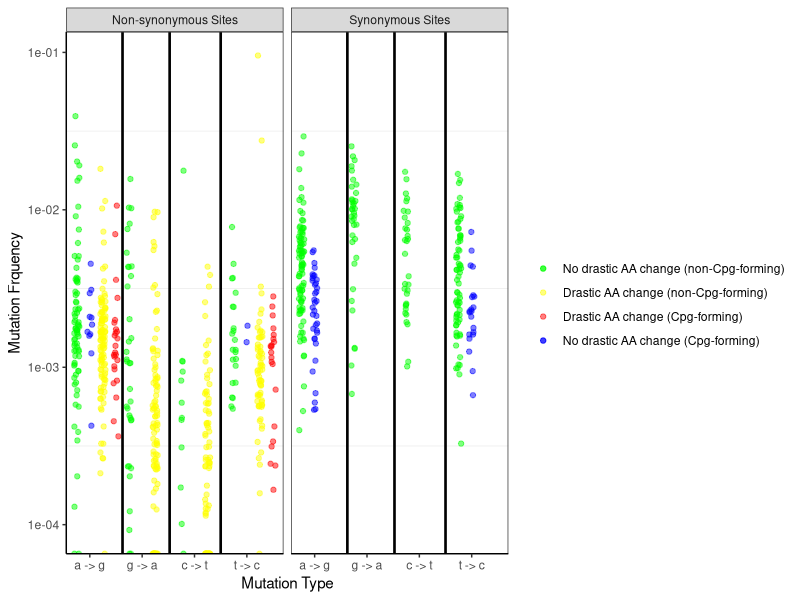

Here is the R script that generated this plot:
#Cleaning up for final project

setwd("~/Desktop/Git")

#install.packages('ggplot2')
#install.packages('scales')
#scales is used to log the y axis in the graoh and ggplot2 is used to create the graph
library(scales)
library(ggplot2)

#reading in data
data<-read.csv('OverviewSelCoeff_BachelerFilter.csv') 

#Start of the graph function
nightcrewgraph = function(data){
#building the combo lines to help sort (used later when info is subsetted) 
data$combo<- (data$bigAAChange*3) + (data$makesCpG*2)
data$combo<- as.factor(data$combo)
levels(data$combo) <- gsub("0", "noAA noCPG", levels(data$combo))
levels(data$combo) <- gsub("2", "noAA yesCPG", levels(data$combo))
levels(data$combo) <- gsub("3", "yesAA noCPG", levels(data$combo))
levels(data$combo) <- gsub("5", "yesAA yesCPG", levels(data$combo))

#Subsetting for the data that we really want
datatww <- subset(data, TypeOfSite=="syn" | TypeOfSite=="nonsyn")
datatww$TypeOfSite <- ifelse(datatww$TypeOfSite == "syn", "Synonymous Sites", "Non-synonymous Sites")
#idea for log
#datatww$lowerConf= log(datatww$lowerConf)
#datatww$upperConf= log(datatww$upperConf)
#datatww$MeanFreq = log(datatww$MeanFreq) 

#givine values to each nucecotide and if they have a cetain combo
#first need to introduce new columes for collecting the xvaue and the color
datatww$xvalue<- 0
datatww$color <- 0

for (i in 1:length(datatww$num)) {
    if (datatww$bigAAChange[i] == 0 && datatww$makesCpG[i] == 0 && datatww$WTnt[i] == "a") {
        datatww$xvalue[i] <- 1
        datatww$color[i] <- "blue"
    } else if (datatww$bigAAChange[i] == 0 && datatww$makesCpG[i] == 1 && datatww$WTnt[i] == "a") {
        datatww$xvalue[i] <- 2
        datatww$color[i] <- "red"
    } else if (datatww$bigAAChange[i] == 1 && datatww$makesCpG[i] == 0 && datatww$WTnt[i] == "a") {
        datatww$xvalue[i] <- 3
        datatww$color[i] <- "green"
    } else if (datatww$bigAAChange[i] == 1 && datatww$makesCpG[i] == 1 && datatww$WTnt[i] == "a") {
        datatww$xvalue[i] <- 4
        datatww$color[i] <- "purple"
    } else if (datatww$bigAAChange[i] == 0 && datatww$makesCpG[i] == 0 && datatww$WTnt[i] == "g") {
        datatww$xvalue[i] <- 5
        datatww$color[i] <- "blue"
    } else if (datatww$bigAAChange[i] == 0 && datatww$makesCpG[i] == 1 && datatww$WTnt[i] == "g") {
        datatww$xvalue[i] <- 6
        datatww$color[i] <- "red"
    } else if (datatww$bigAAChange[i] == 1 && datatww$makesCpG[i] == 0 && datatww$WTnt[i] == "g") {
        datatww$xvalue[i] <- 7
        datatww$color[i] <- "green"
    } else if (datatww$bigAAChange[i] == 1 && datatww$makesCpG[i] == 1 && datatww$WTnt[i] == "g") {
        datatww$xvalue[i] <- 8
        datatww$color[i] <- "purple"
    } else if (datatww$bigAAChange[i] == 0 && datatww$makesCpG[i] == 0 && datatww$WTnt[i] == "c") {
        datatww$xvalue[i] <- 9
        datatww$color[i] <- "blue"
    } else if (datatww$bigAAChange[i] == 0 && datatww$makesCpG[i] == 1 && datatww$WTnt[i] == "c") {
        datatww$xvalue[i] <- 10
        datatww$color[i] <- "red"
    } else if (datatww$bigAAChange[i] == 1 && datatww$makesCpG[i] == 0 && datatww$WTnt[i] == "c") {
        datatww$xvalue[i] <- 11
        datatww$color[i] <- "green"
    } else if (datatww$bigAAChange[i] == 1 && datatww$makesCpG[i] == 1 && datatww$WTnt[i] == "c") {
        datatww$xvalue[i] <- 12
        datatww$color[i] <- "purple"
    } else if (datatww$bigAAChange[i] == 0 && datatww$makesCpG[i] == 0 && datatww$WTnt[i] == "t") {
        datatww$xvalue[i] <- 13
        datatww$color[i] <- "blue"
    } else if (datatww$bigAAChange[i] == 0 && datatww$makesCpG[i] == 1 && datatww$WTnt[i] == "t") {
        datatww$xvalue[i] <- 14
        datatww$color[i] <- "red"
    } else if (datatww$bigAAChange[i] == 1 && datatww$makesCpG[i] == 0 && datatww$WTnt[i] == "t") {
        datatww$xvalue[i] <- 15
        datatww$color[i] <- "green"
    } else if (datatww$bigAAChange[i] == 1 && datatww$makesCpG[i] == 1 && datatww$WTnt[i] == "t") {
        datatww$xvalue[i] <- 16
        datatww$color[i] <- "purple"
    }
}




#subsetiing all the data by amino acid, drastic AA, and CpG forming 

#syn subset stuff
syndata <- subset(datatww, TypeOfSite=="Synonymous Sites")

#syn subset for no AA and no CPG
synNNdata <- subset(syndata, combo=="noAA noCPG")
#syn subset for no AA and no CPG for a, c, g, t (for HIV all 4 should be here)
synNNa <- subset(synNNdata, WTnt=="a")
synNNc <- subset(synNNdata, WTnt=="c")
synNNg  <- subset(synNNdata, WTnt=="g")
synNNt  <- subset(synNNdata, WTnt=="t")
#syn subset for no AA and yes CPG
synNYdata<- subset(syndata, combo=="noAA yesCPG")
#syn subset for no AA and yes CPG for a, c, g, t (for HIV a, t )
synNYa <- subset(synNYdata, WTnt=="a")
synNYc <- subset(synNYdata, WTnt=="c")
synNYg  <- subset(synNYdata, WTnt=="g")
synNYt  <- subset(synNYdata, WTnt=="t")
#syn subset for yes AA and no CPG 
synYNdata <- subset(syndata, combo=="yesAA noCPG")
#syn subset for yes AA and no CPG for a, c, g, t (none for HIV)
synYNa <- subset(synYNdata, WTnt=="a")
synYNc <- subset(synYNdata, WTnt=="c")
synYNg  <- subset(synYNdata, WTnt=="g")
synYNt  <- subset(synYNdata, WTnt=="t")
#syn subset for yes AA and yes CPG
synYYdata <- subset(syndata, combo=="yesAA yesCPG")
#syn subset for yes AA and yes CPG for a, c, g, t (none for HIV)
synYYa <- subset(synYYdata, WTnt=="a")
synYYc <- subset(synYYdata, WTnt=="c")
synYYg  <- subset(synYYdata, WTnt=="g")
synYYt  <- subset(synYYdata, WTnt=="t")

#nonsyn sub set stuff
nonsyndata <- subset(datatww, TypeOfSite=="Non-synonymous Sites")

nonyescpGdata<- subset(nonsyndata, combo=="noAA yesCPG")

#nonsyn subset for no AA and no CPG
nonNNdata <- subset(nonsyndata, combo=="noAA noCPG")
#nonsyn subset for no AA and no CPG for a, c, g, t (for HIV all 4 should be here)
nonsynNNa <- subset(nonNNdata, WTnt=="a")
nonsynNNc <- subset(nonNNdata, WTnt=="c")
nonsynNNg  <- subset(nonNNdata, WTnt=="g")
nonsynNNt  <- subset(nonNNdata, WTnt=="t")
#nonsyn subset for no AA and yes CPG
nonNYdata<- subset(nonsyndata, combo=="noAA yesCPG")
#syn subset for no AA and yes CPG for a, c, g, t (for HIV a, t )
nonsynNYa <- subset(nonNYdata, WTnt=="a")
nonsynNYc <- subset(nonNYdata, WTnt=="c")
nonsynNYg  <- subset(nonNYdata, WTnt=="g")
nonsynNYt  <- subset(nonNYdata, WTnt=="t")
#syn subset for yes AA and no CPG 
nonYNdata <- subset(nonsyndata, combo=="yesAA noCPG")
#syn subset for yes AA and no CPG for a, c, g, t (for HIV all 4 should be here)
nonsynYNa <- subset(nonYNdata, WTnt=="a")
nonsynYNc <- subset(nonYNdata, WTnt=="c")
nonsynYNg  <- subset(nonYNdata, WTnt=="g")
nonsynYNt  <- subset(nonYNdata, WTnt=="t")
#syn subset for yes AA and yes CPG
nonYYdata <- subset(nonsyndata, combo=="yesAA yesCPG")
#syn subset for yes AA and yes CPG for a, c, g, t (for HIV a, t)
nonsynYYa <- subset(nonYYdata, WTnt=="a")
nonsynYYc <- subset(nonYYdata, WTnt=="c")
nonsynYYg  <- subset(nonYYdata, WTnt=="g")
nonsynYYt  <- subset(nonYYdata, WTnt=="t")


#graph
nightmare <-ggplot(aes(factor(xvalue), MeanFreq), data = datatww)+
    #synNNdata
    scale_y_log10() +
    scale_x_discrete(limits=c(1,2,3,4,5,6,7,8,9,10,11,12,13,14,15,16),breaks=c("2","6","10", "14"), labels=c("a -> g", "g -> a", "c -> t","t -> c"))+
    geom_jitter(data= syndata,aes(colour = syndata$color, x = factor(xvalue)),position = position_jitter(width = .2), alpha = 0.5) +
    facet_wrap(~ TypeOfSite)+
    #nonsyn data
    geom_jitter(data= nonsyndata,aes(colour = nonsyndata$color, x = factor(xvalue)),position = position_jitter(width = .2), alpha = 0.5) +
    geom_vline(xintercept = 4.5, linetype="solid", color = "black", size=0.9) +
    geom_vline(xintercept = 8.1, linetype="solid", color = "black", size=0.9) +
    geom_vline(xintercept = 12, linetype="solid", color = "black", size=0.9)+
    scale_color_manual(labels = c("No drastic AA change (non-Cpg-forming)","Drastic AA change (non-Cpg-forming)","Drastic AA change (Cpg-forming)", "No drastic AA change (Cpg-forming)"), values = c("green", "yellow","red", "blue")) +
    labs(x="Mutation Type", y="Mutation Frquency",col=" ")

#graphing other info basied on conditions
nightmare
    if (nrow(synNNa)!=0) {
        #nightmare<- nightmare + geom_errorbar(data = synNNa, aes(ymin = median(lowerConf), ymax = median(upperConf), width = 0.2))
        #nightmare<- nightmare + geom_point(data =synNNa, aes('1',median(c(median(lowerConf),median(upperConf)))))
    }
    if (nrow(synNNc)!=0) {
        #nightmare<- nightmare + geom_errorbar(data = synNNc, aes(ymin = median(lowerConf), ymax = median(upperConf), width = 0.2))
        #nightmare<- nightmare + geom_point(data =synNNc, aes('9',median(c(median(lowerConf),median(upperConf)))))
    } 
    if (nrow(synNNg)!=0) {
        #nightmare<- nightmare +geom_errorbar(data = synNNg, aes(ymin = median(lowerConf), ymax = median(upperConf), width = 0.2))
        #nightmare<- nightmare +geom_point(data =synNNg, aes('5',median(c(median(lowerConf),median(upperConf)))))
    } 
    if (nrow(synNNt)!=0) {
        #nightmare<- nightmare +geom_errorbar(data = synNNt, aes(ymin = median(lowerConf), ymax = median(upperConf), width = 0.2))
        #nightmare<- nightmare +geom_point(data =synNNt, aes('13',median(c(median(lowerConf),median(upperConf)))))
    } 
    #synNYdata
    if (nrow(synNYa)!=0) {
        #nightmare<- nightmare +geom_errorbar(data = synNYa, aes(ymin = median(lowerConf), ymax = median(upperConf), width = 0.2))
        #nightmare<- nightmare +geom_point(data =synNYa, aes('2',median(c(median(lowerConf),median(upperConf)))))
    } 
    if (nrow(synNYc)!=0) {
        #nightmare<- nightmare +geom_errorbar(data = synNYc, aes(ymin = median(lowerConf), ymax = median(upperConf), width = 0.2))
        #nightmare<- nightmare +geom_point(data =synNYc, aes('10',median(c(median(lowerConf),median(upperConf)))))
    } 
    if (nrow(synNYg)!=0) {
        #nightmare<- nightmare +geom_errorbar(data = synNYg, aes(ymin = median(lowerConf), ymax = median(upperConf), width = 0.2))
        #nightmare<- nightmare +geom_point(data =synNYg, aes('6',median(c(median(lowerConf),median(upperConf)))))
    } 
    if (nrow(synNYt)!=0) {
        #nightmare<- nightmare +geom_errorbar(data = synNYt, aes(ymin = median(lowerConf), ymax = median(upperConf), width = 0.2))
        #nightmare<- nightmare +geom_point(data =synNYt, aes('14',median(c(median(lowerConf),median(upperConf)))))
    } 
    if (nrow(synYNa)!=0) {
        #nightmare<- nightmare +geom_errorbar(data = synYNa, aes(ymin = median(lowerConf), ymax = median(upperConf), width = 0.2))
        #nightmare<- nightmare +geom_point(data =synYNa, aes('3',median(c(median(lowerConf),median(upperConf)))))
    } 
    if (nrow(synYNc)!=0) {
        #nightmare<- nightmare +geom_errorbar(data = synYNc, aes(ymin = median(lowerConf), ymax = median(upperConf), width = 0.2))
        #nightmare<- nightmare +geom_point(data =synYNc, aes('11',median(c(median(lowerConf),median(upperConf)))))
    } 
    if (nrow(synYNg)!=0) {
        #nightmare<- nightmare +geom_errorbar(data = synYNg, aes(ymin = median(lowerConf), ymax = median(upperConf), width = 0.2))
        #nightmare<- nightmare +geom_point(data =synYNg, aes('7',median(c(median(lowerConf),median(upperConf)))))
    } 
    if (nrow(synYNt)!=0) {
        #nightmare<- nightmare +geom_errorbar(data = synYNt, aes(ymin = median(lowerConf), ymax = median(upperConf), width = 0.2))
        #nightmare<- nightmare +geom_point(data =synYNt, aes('15',median(c(median(lowerConf),median(upperConf)))))
    } 
    if (nrow(synYYa)!=0) {
        #nightmare<- nightmare +geom_errorbar(data = synYYa, aes(ymin = median(lowerConf), ymax = median(upperConf), width = 0.2))
        #nightmare<- nightmare +geom_point(data =synYYa, aes('4',median(c(median(lowerConf),median(upperConf)))))
    } 
    if (nrow(synYYc)!=0) {
        #nightmare<- nightmare +geom_errorbar(data = synYYc, aes(ymin = median(lowerConf), ymax = median(upperConf), width = 0.2))
        #nightmare<- nightmare +geom_point(data =synYYc, aes('12',median(c(median(lowerConf),median(upperConf)))))
    } 
    if (nrow(synYYg)!=0) {
        #nightmare<- nightmare +geom_errorbar(data = synYYg, aes(ymin = median(lowerConf), ymax = median(upperConf), width = 0.2))
        #nightmare<- nightmare +geom_point(data =synYYg, aes('8',median(c(median(lowerConf),median(upperConf)))))
    } 
    if (nrow(synYYt)!=0) {
        #nightmare<- nightmare +geom_errorbar(data = synYYt, aes(ymin = median(lowerConf), ymax = median(upperConf), width = 0.2))
        #nightmare<- nightmare +geom_point(data =synYYt, aes('16',median(c(median(lowerConf),median(upperConf)))))
    } 
    
    #nonsyn data
    
    if (nrow(nonsynNNa)!=0) {
        #nightmare<- nightmare +geom_errorbar(data = nonsynNNa, aes(ymin = median(lowerConf), ymax = median(upperConf), width = 0.2))
        #nightmare<- nightmare +geom_point(data =nonsynNNa, aes('1',median(c(median(lowerConf),median(upperConf)))))
    } 
    if (nrow(nonsynNNc)!=0) {
        #nightmare<- nightmare +geom_errorbar(data = nonsynNNc, aes(ymin = median(lowerConf), ymax = median(upperConf), width = 0.2))
        #nightmare<- nightmare +geom_point(data =nonsynNNc, aes('9',median(c(median(lowerConf),median(upperConf)))))
    } 
    if (nrow(nonsynNNg)!=0) {
        #nightmare<- nightmare +geom_errorbar(data = nonsynNNg, aes(ymin = median(lowerConf), ymax = median(upperConf), width = 0.2))
        #nightmare<- nightmare +geom_point(data =nonsynNNg, aes('5',median(c(median(lowerConf),median(upperConf)))))
    } 
    if (nrow(nonsynNNt)!=0) {
        #nightmare<- nightmare +geom_errorbar(data = nonsynNNt, aes(ymin = median(lowerConf), ymax = median(upperConf), width = 0.2))
        #nightmare<- nightmare +geom_point(data =nonsynNNt, aes('13',median(c(median(lowerConf),median(upperConf)))))
    } 
    
    if (nrow(nonsynNYa)!=0) {
        #nightmare<- nightmare +geom_errorbar(data = nonsynNYa, aes(ymin = median(lowerConf), ymax = median(upperConf), width = 0.2))
        #nightmare<- nightmare + geom_point(data =nonsynNYa, aes('2',median(c(median(lowerConf),median(upperConf)))))
    } 
    if (nrow(nonsynNYc)!=0) {
        #nightmare<- nightmare +geom_errorbar(data = nonsynNYc, aes(ymin = median(lowerConf), ymax = median(upperConf), width = 0.2))
        #nightmare<- nightmare +geom_point(data =nonsynNYc, aes('10',median(c(median(lowerConf),median(upperConf)))))
    } 
    if (nrow(nonsynNYg)!=0) {
        #nightmare<- nightmare +geom_errorbar(data = nonsynNYg, aes(ymin = median(lowerConf), ymax = median(upperConf), width = 0.2))
        #nightmare<- nightmare +geom_point(data =nonsynNYg, aes('6',median(c(median(lowerConf),median(upperConf)))))
    }  
    if (nrow(nonsynNYt)!=0) {
        #nightmare<- nightmare +geom_errorbar(data = nonsynNYt, aes(ymin = median(lowerConf), ymax = median(upperConf), width = 0.2))
        #nightmare<- nightmare +geom_point(data =nonsynNYt, aes('14',median(c(median(lowerConf),median(upperConf)))))
    } 
    #
    if (nrow(nonsynYNa)!=0) {
       # nightmare<- nightmare +geom_errorbar(data = nonsynYNa, aes(ymin = median(lowerConf), ymax = median(upperConf), width = 0.2))
        #nightmare<- nightmare +geom_point(data =nonsynYNa, aes('3',median(c(median(lowerConf),median(upperConf)))))
    } 
    if (nrow(nonsynYNc)!=0) {
        #nightmare<- nightmare +geom_errorbar(data = nonsynYNc, aes(ymin = median(lowerConf), ymax = median(upperConf), width = 0.2))
        #nightmare<- nightmare +geom_point(data =nonsynYNc, aes('11',median(c(median(lowerConf),median(upperConf)))))
    } 
    if (nrow(nonsynYNg)!=0) {
        #nightmare<- nightmare +geom_errorbar(data = nonsynYNg, aes(ymin = median(lowerConf), ymax = median(upperConf), width = 0.2))
        #nightmare<- nightmare +geom_point(data =nonsynYNg, aes('7',median(c(median(lowerConf),median(upperConf)))))
    } 
    if (nrow(nonsynYNt)!=0) {
        #nightmare<- nightmare +geom_errorbar(data = nonsynYNt, aes(ymin = median(lowerConf), ymax = median(upperConf), width = 0.2))
        #nightmare<- nightmare +geom_point(data =nonsynYNt, aes('15',median(c(median(lowerConf),median(upperConf)))))
    } 
    #
    if (nrow(nonsynYYa)!=0) {
        #nightmare<- nightmare +geom_errorbar(data = nonsynYYa, aes(ymin = median(lowerConf), ymax = median(upperConf), width = 0.2))
       # nightmare<- nightmare +geom_point(data =nonsynYYa, aes('4',median(c(median(lowerConf),median(upperConf)))))
    } 
    if (nrow(nonsynYYc)!=0) {
        #nightmare<- nightmare +geom_errorbar(data = nonsynYYc, aes(ymin = median(lowerConf), ymax = median(upperConf), width = 0.2))
        #nightmare<- nightmare +geom_point(data =nonsynYYc, aes('12',median(c(median(lowerConf),median(upperConf)))))
    } 
    if (nrow(nonsynYYg)!=0) {
        #nightmare<- nightmare +geom_errorbar(data = nonsynYYg, aes(ymin = median(lowerConf), ymax = median(upperConf), width = 0.2))
        #nightmare<- nightmare +geom_point(data =nonsynYYg, aes('8',median(c(median(lowerConf),median(upperConf)))))
    } 
    if (nrow(nonsynYYt)!=0) {
        #nightmare<- nightmare +geom_errorbar(data = nonsynYYt, aes(ymin = median(lowerConf), ymax = median(upperConf), width = 0.2))
       # nightmare<- nightmare +geom_point(data =nonsynYYt, aes('16',median(c(median(lowerConf),median(upperConf)))))
    } 
nightmare <- nightmare +  theme_bw() +
    theme(axis.line = element_line(colour = "black"),
          panel.grid.major = element_blank(),
          #panel.grid.minor = element_blank(),
          #panel.border = element_blank(),
          panel.background = element_blank()) 


print(nightmare)

#return(datatww)
#ggsave(filename="nightmare.pdf", plot=nightmare)
#ggsave(filename="nightmare.pdf", plot = last_plot(), device = NULL, path = NULL,
       #scale = 1, width = NA, height = NA, units = c("in", "cm", "mm"),
       #dpi = 300, limitsize = TRUE, ...)
}

nightcrewgraph(data)



